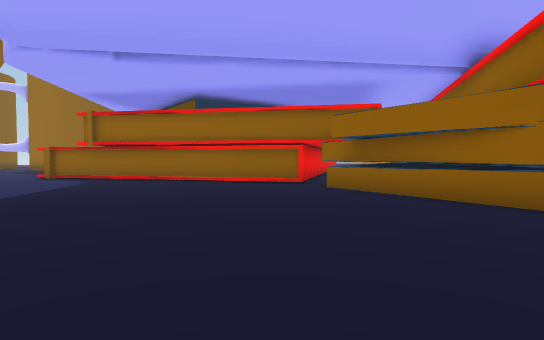
[1] (above)

19 first-person views from a walk through a scene from a Unity 3-D project. The camera is 1.3 m above the floor, tilts 2° down and sees 80° across. The floor is counted in squares, 2 m on a side. Each view is taken from the middle of a square. On the plan, view 1 faces up. The plan holds only what a view shows up to about 10 squares ahead; the rest is blank. The place goes on beyond the plan. Some animated figures are not drawn. Some surface patterns are stand-ins.

[2]
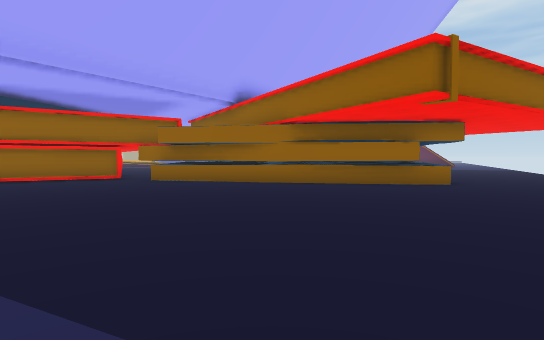

[3]
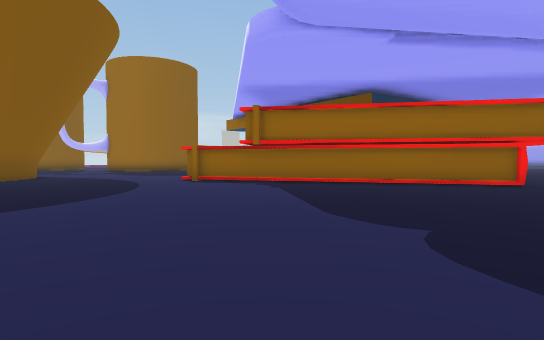

[4]
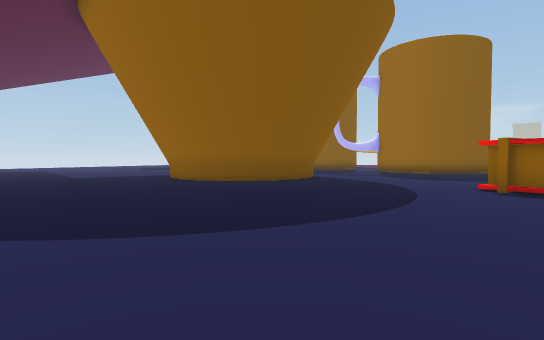

[5]
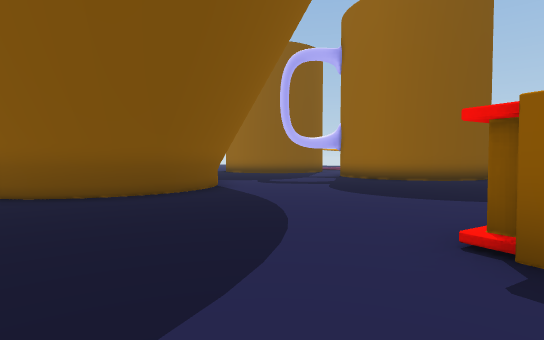

[6]
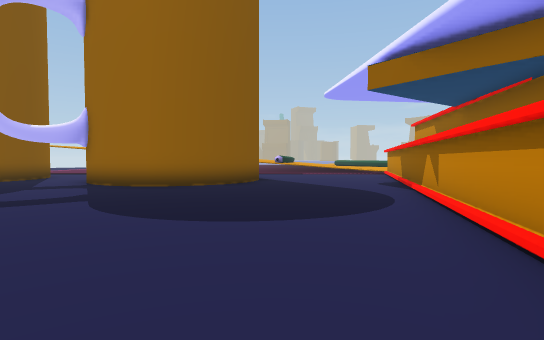

[7]
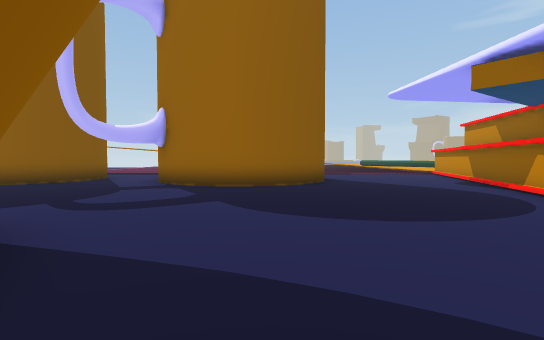

[8]
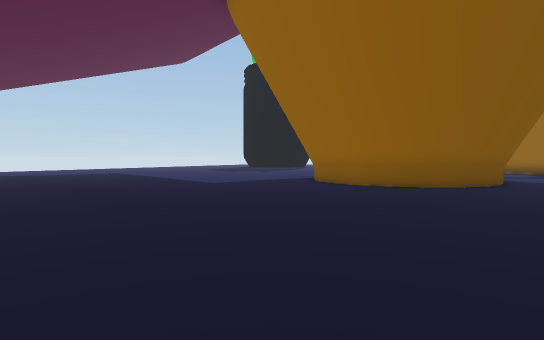

[9]
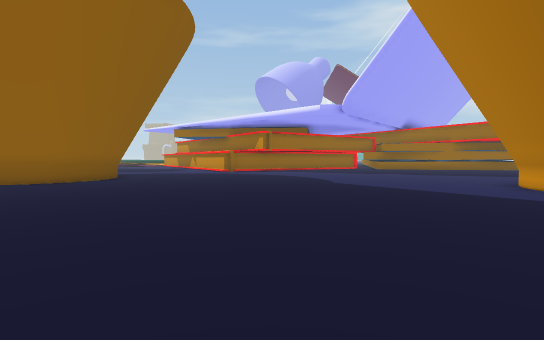

[10]
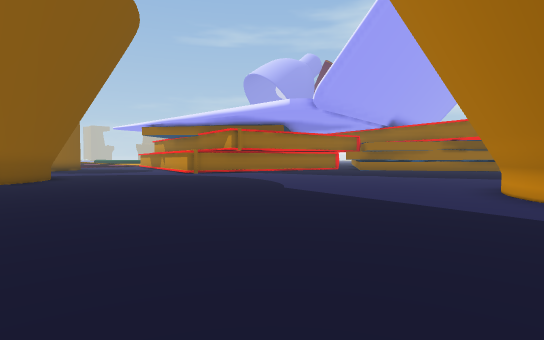

[11]
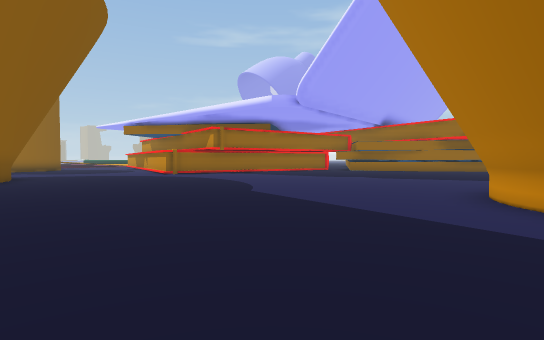

[12]
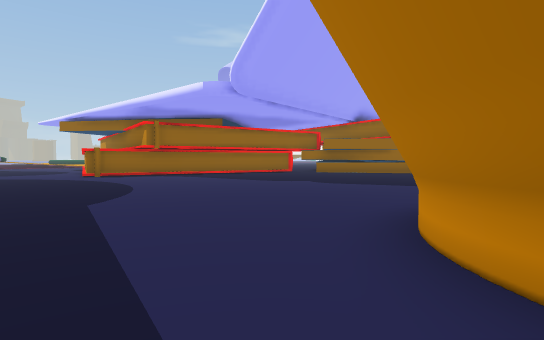

[13]
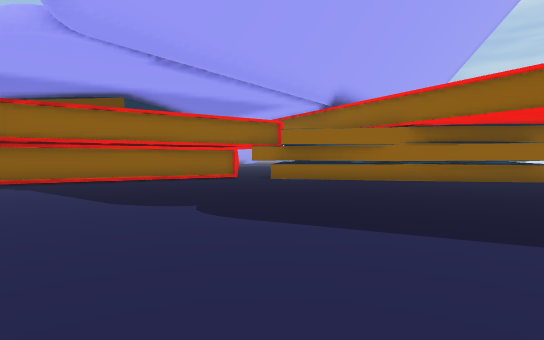

[14]
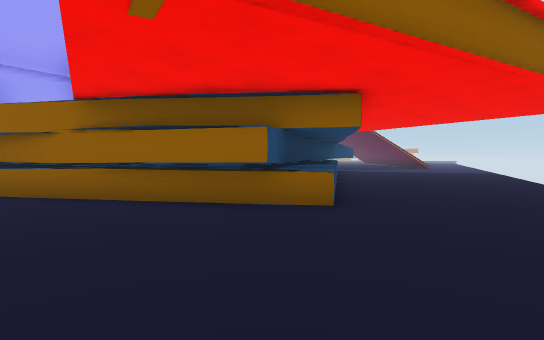

[15]
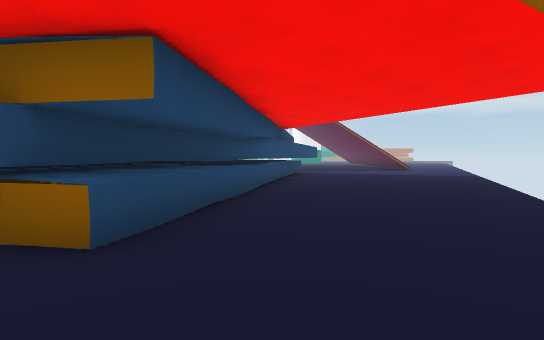

[16]
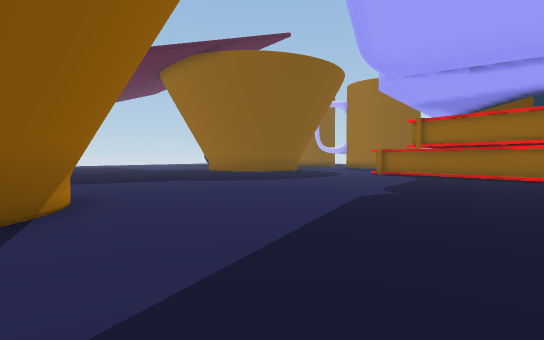

[17]
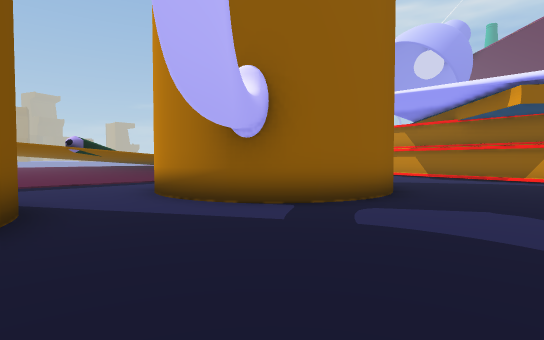

[18]
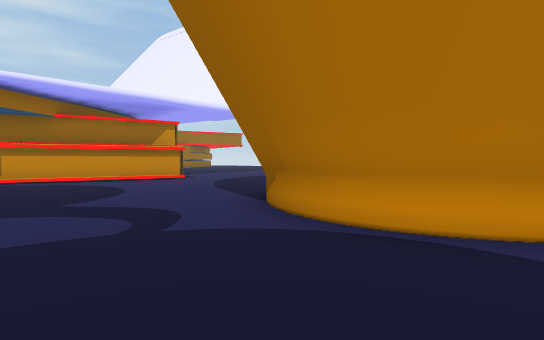

[19]
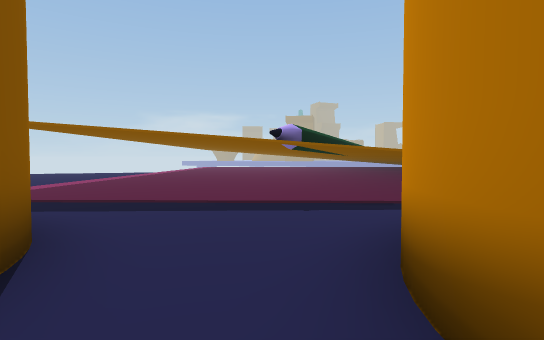

### Floor plan
Key: @ floor where view 1 was taken; # wall or solid block; . main floor; : floor 1.75 m higher than the main floor; / step, stairs or slope; = window, fence, low wall or low ledge; ^ raised ledge.
Columns run from 17 left of view 1 to 15 right of it. Each row starts with its distance up from view 1.
 28 ... ^
 27 ... =
 26 ..#=
 25 ..=/
 24 ...:/
 23 .....
 22 #...
 21 #..#
 20 #..#   #....#
 19 #..## ##....#
 18 ....###.....#
 17 ...........##
 16 ...........#
 15 ...........#
 14 ...........#
 13 ####......##
 12    ##.....#
 11     #.....###
 10     #.......####  #.
  9 ## ##..........####.
  8 .###...............###
  7 ..................=###
  6 ...................###
  5 ....................##     ##=
  4 .....................#    ##=..
  3 .....................######.....
  2 ......................###^.......
  1 ......................#^.........
  0 .................@...............
 -1 ........#####.................
 -2 ........#   #..............

Where each view was taken, in squares from view 1:
view 1: 0 up, 0 right, facing up
view 2: 2 down, 3 left, facing up-right
view 3: 1 up, 5 left, facing up
view 4: 3 up, 6 left, facing up-left
view 5: 8 up, 7 left, facing up-left
view 6: 10 up, 9 left, facing up
view 7: 10 up, 11 left, facing up
view 8: 1 up, 11 left, facing up-left
view 9: 2 down, 17 left, facing up-right
view 10: 2 down, 15 left, facing up-right
view 11: 2 down, 14 left, facing up-right
view 12: 2 down, 11 left, facing up-right
view 13: 0 up, 6 left, facing up-right
view 14: 2 down, 2 right, facing up-right
view 15: 2 down, 5 right, facing up-right
view 16: 2 down, 1 left, facing up-left
view 17: 15 up, 17 left, facing up-right
view 18: 16 up, 17 left, facing down-right
view 19: 19 up, 15 left, facing up
